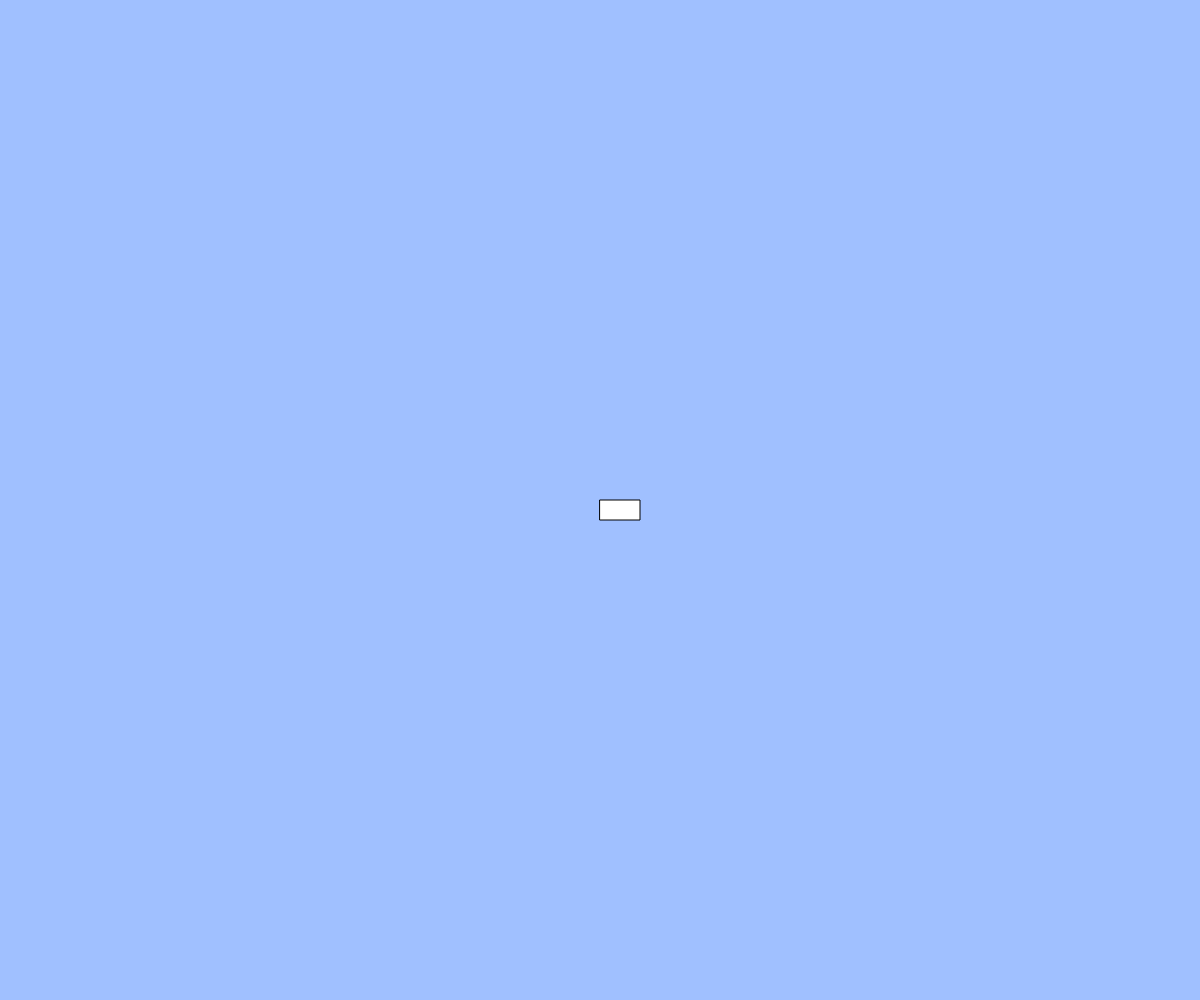
Frame 1 (no input)
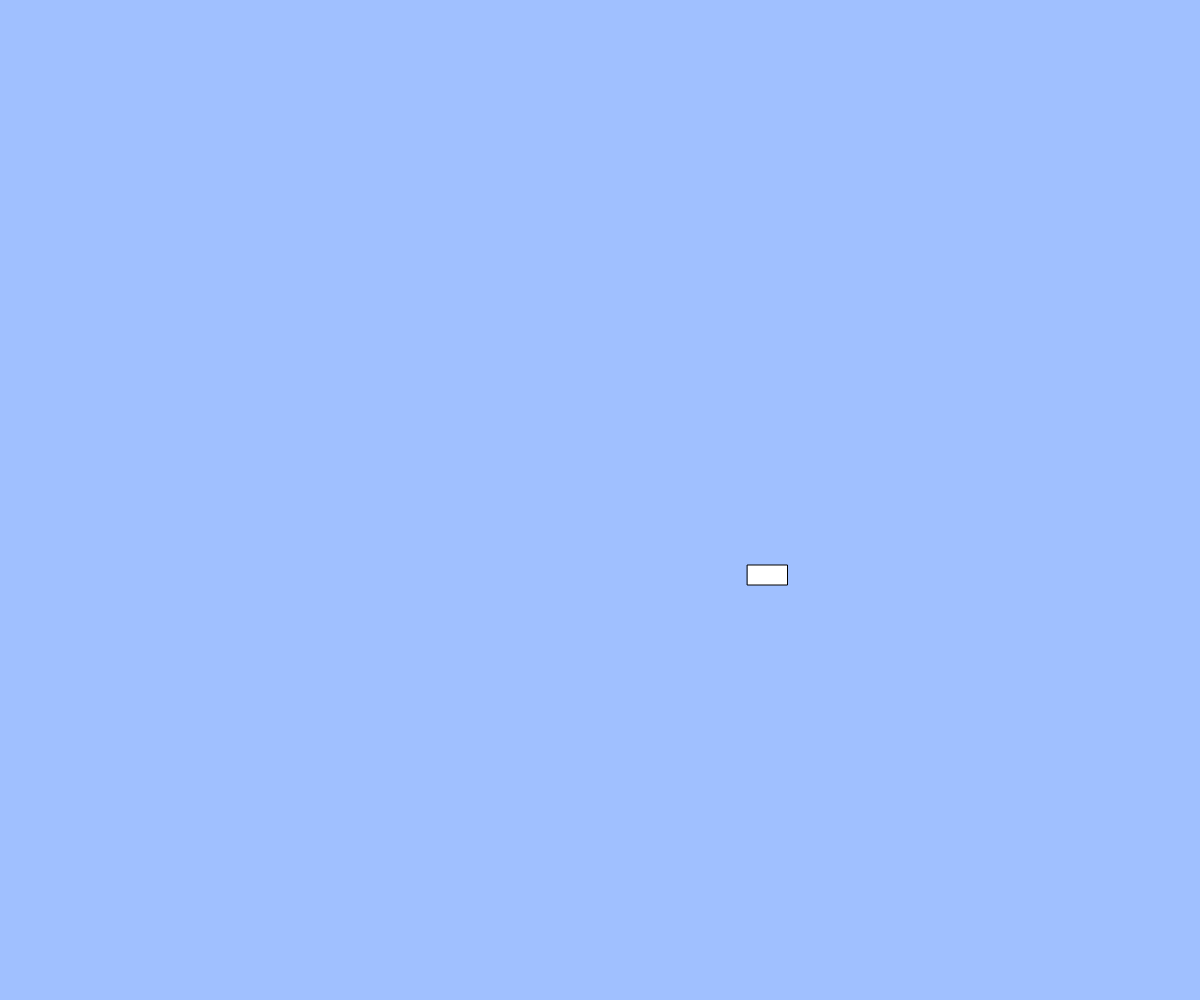
Frame 60 (no input)
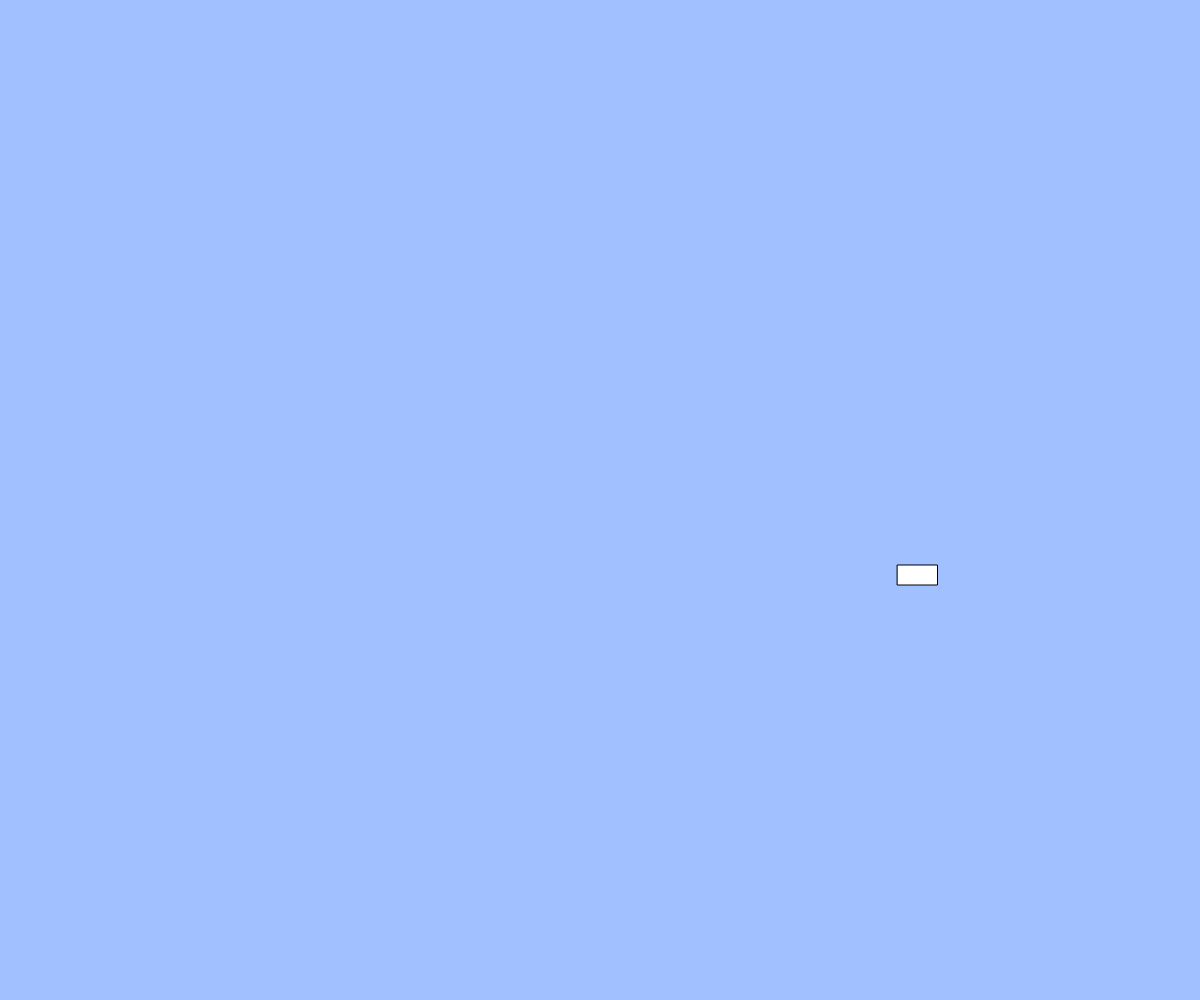
Frame 120 (the mouse pressed at the canvas centre since frame 60)

The p5.js sketch that drew these frames (run headless with seeded random() and noise() and a simulated clock; from frame 60 on, the mouse is pressed at the canvas centre):

// p5.js sketch
// ── sketch.js
// テキスト「アニメーションの基本」
let x, y, vx, vy;
const g = 1; // 重力加速度
const vyMax = 30;

function setup(){
  createCanvas(windowWidth, windowHeight);
  x = width / 2;
  y = height / 2;
  vx = 2.5;
  vy = 2.5;
}

function draw(){
  background(160, 192, 255);
  rect(x, y, 40, 20);
  x += vx;
  y += vy;

  // 重力（コメント機能でオンオフ切り替えて実行してみましょう）
  //vy = constrain(vy + g, -vyMax, vyMax);

  /* 端の処理パターン (1) 反対側から出てくる
   if(x > width){ x = 0; }
   else if(x < 0){ x = width; }
   if(y > height){ y = 0; }
   if(y < 0){ y = height; }*/

   /*x = (x + width) % width;
   y = (y + height) % height;*/

   if (x > width || x < 0) {
    vx = (-1 * vx);
   }
   if (y > height || y < 0) {
    vy = (-1 * vy);
   }
   vy += g;
   vy = constrain(vy, -vyMax, vyMax);
   x = constrain (x, 0, width);
   y = constrain (y, 0, height);

　/* 端の処理パターン (2) 跳ね返る
  if(x < 0 || x > width){ vx = -1 * vx; }
  if(y > height){ vy = -1 * vy; }
  x = constrain(x, 0, width);
  y = constrain(y, 0, height);*/
}

function windowResized(){
  resizeCanvas(windowWidth, windowHeight);
}
